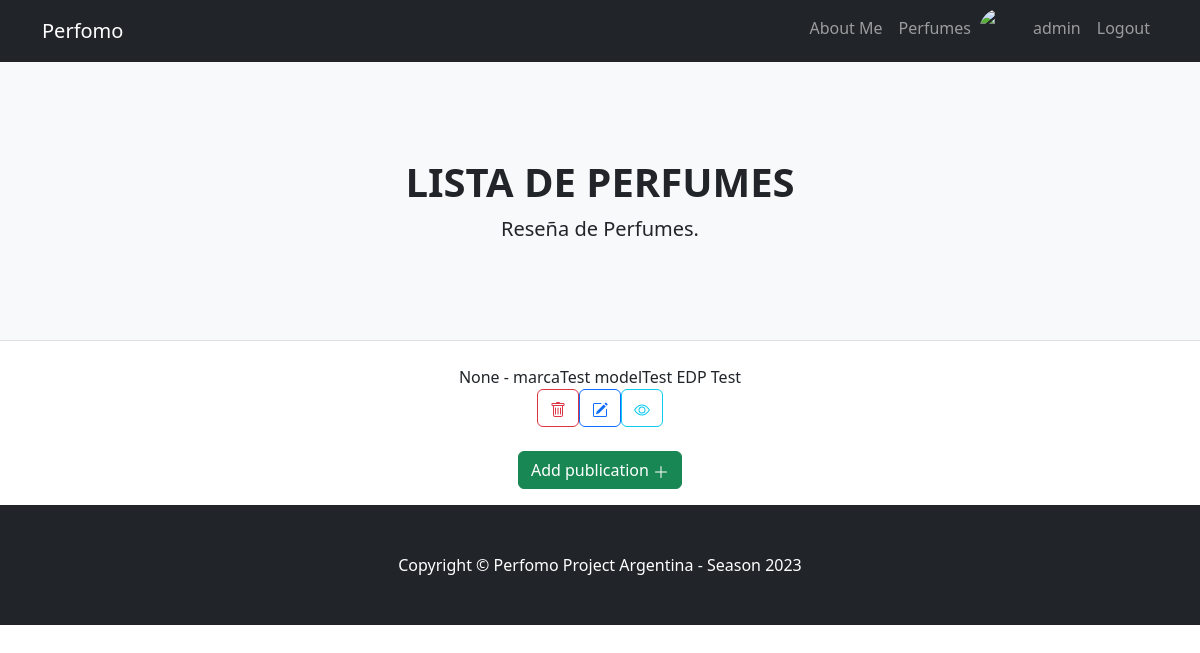
/AppBase/perfume/listPubliciones/ (signed in), run on an earlier commit of the app's database.
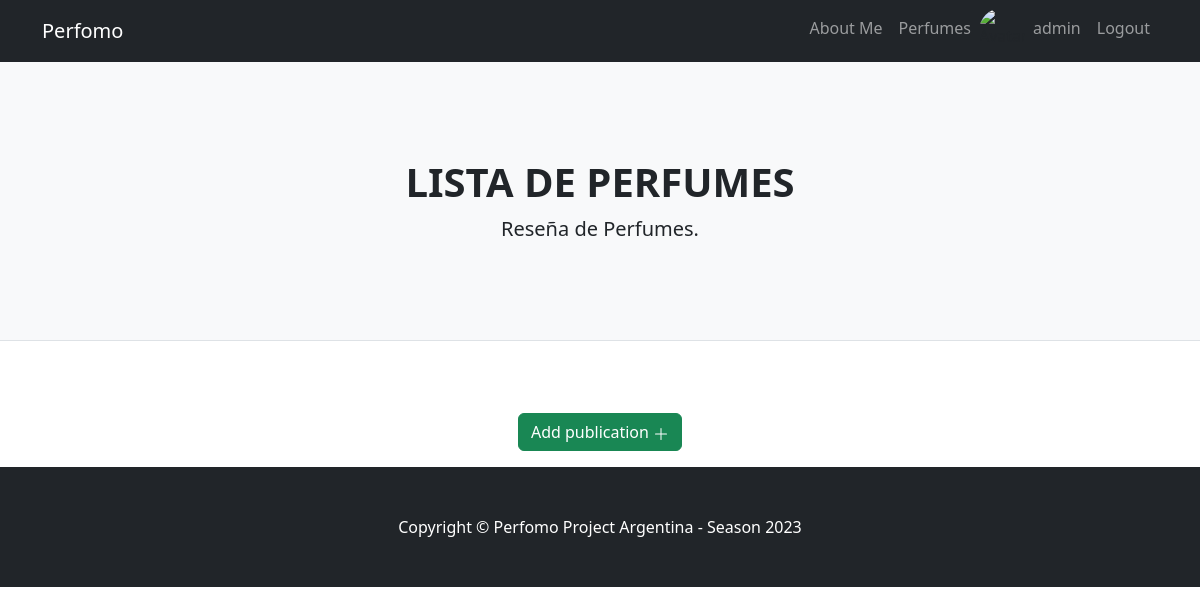
And on a later commit of the database.
### AppBase/models.py (models this page shows)
class Perfume(models.Model):
    usuario=models.ForeignKey(User, on_delete=models.CASCADE, null=True, blank=True)
    marca=models.CharField(max_length=50)
    modelo=models.CharField(max_length=50)
    tipo=models.CharField(max_length=50)
    descripcion=models.TextField(null=True, blank=True)
    year = models.IntegerField()
    imagenPerfume = models.ImageField(upload_to="media/")
    def __str__(self):
        return f"{self.usuario} - {self.marca} {self.modelo} {self.tipo}"

### AppBase/views.py (the view)
# urls.py: path('perfume/listPubliciones/', PerfumeList.as_view(), name="listPublicaciones"),
class PerfumeList(ListView):
    model = Perfume
    template_name = "AppBase/listPublicaciones.html"

### AppBase/templates/AppBase/perfume_list.html (shortened to what this page needs)
{% extends "AppBase/padre.html" %}
{% load static %}
{% block titulo %} LISTA DE PERFUMES {% endblock %}
{% block contenido_que_cambia %}
<div class="container text-center">
    <ul class="list-inline card-body">
        <table>
        {% for perfume in object_list %}
        <li>
            {{ perfume }}
        </li>
        {% if user.is_authenticated %}
        <a href="{% url 'perfume_borrar' perfume.id %}" class="btn btn-outline-danger">
        </a>
        <a href="{% url 'perfume_editar' perfume.id %}" class="btn btn-outline-primary">
        </a>
        <a href="{% url 'perfume_detalle' perfume.id %}" class="btn btn-outline-info">
        </a>
        {% endif %}
        {% endfor %}
        <br>
        <br>
        <a class="btn btn-success" href="{% url 'crearPublicacion' %}">Add publication
            <svg xmlns="http://www.w3.org/2000/svg" width="16" height="16" fill="currentColor" class="bi bi-plus-lg" viewBox="0 0 16 16">
                <path fill-rule="evenodd" d="M8 2a.5.5 0 0 1 .5.5v5h5a.5.5 0 0 1 0 1h-5v5a.5.5 0 0 1-1 0v-5h-5a.5.5 0 0 1 0-1h5v-5A.5.5 0 0 1 8 2Z"/>
            </svg>
        </a>
    </table>
    </ul>
</div>
{% endblock %}

What changed in the data, as far as the page shows it:
removed Perfume: usuario+marca+modelo "None - marcaTest modelTest EDP Test"
